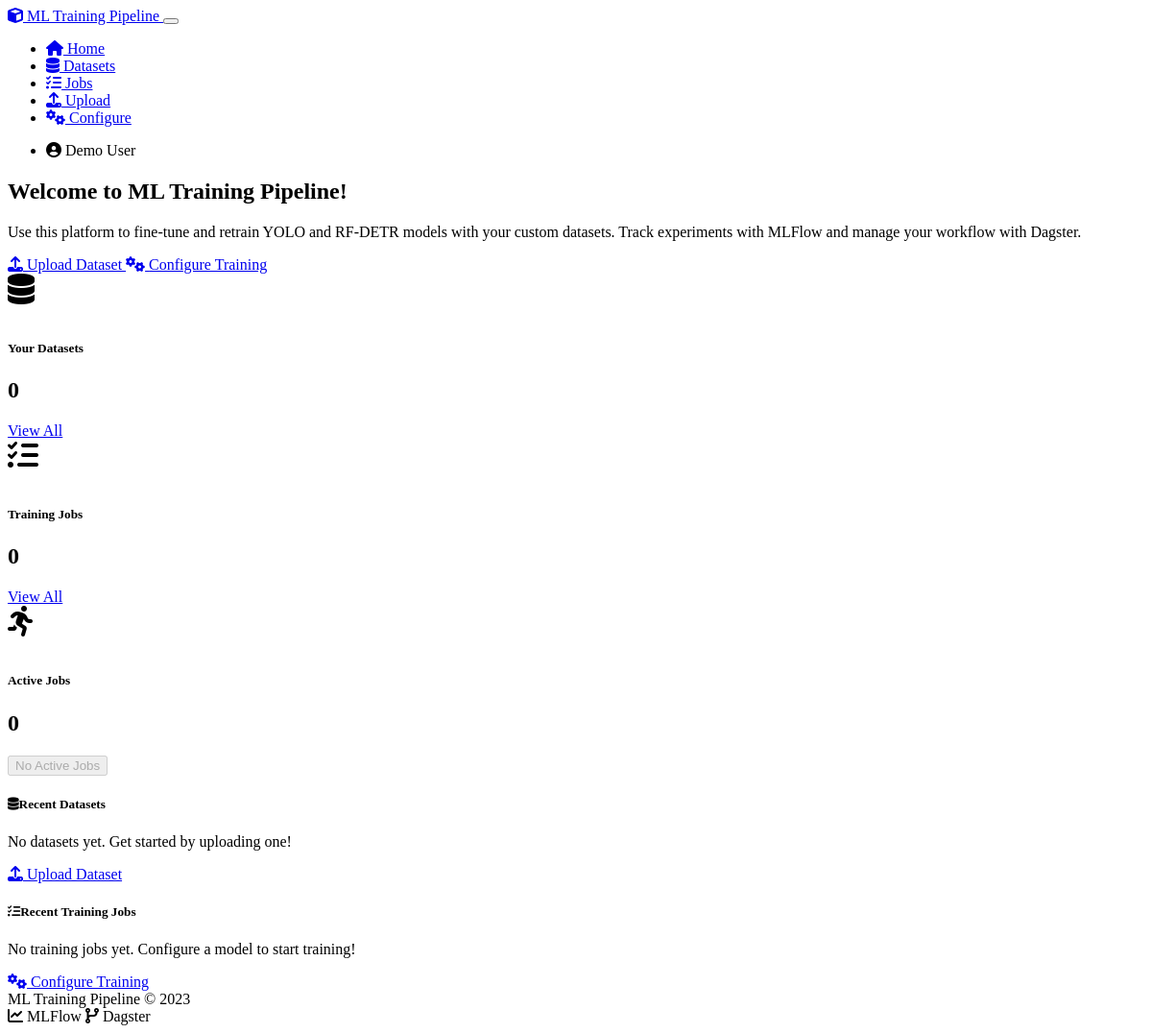
Before: / with the older database file.
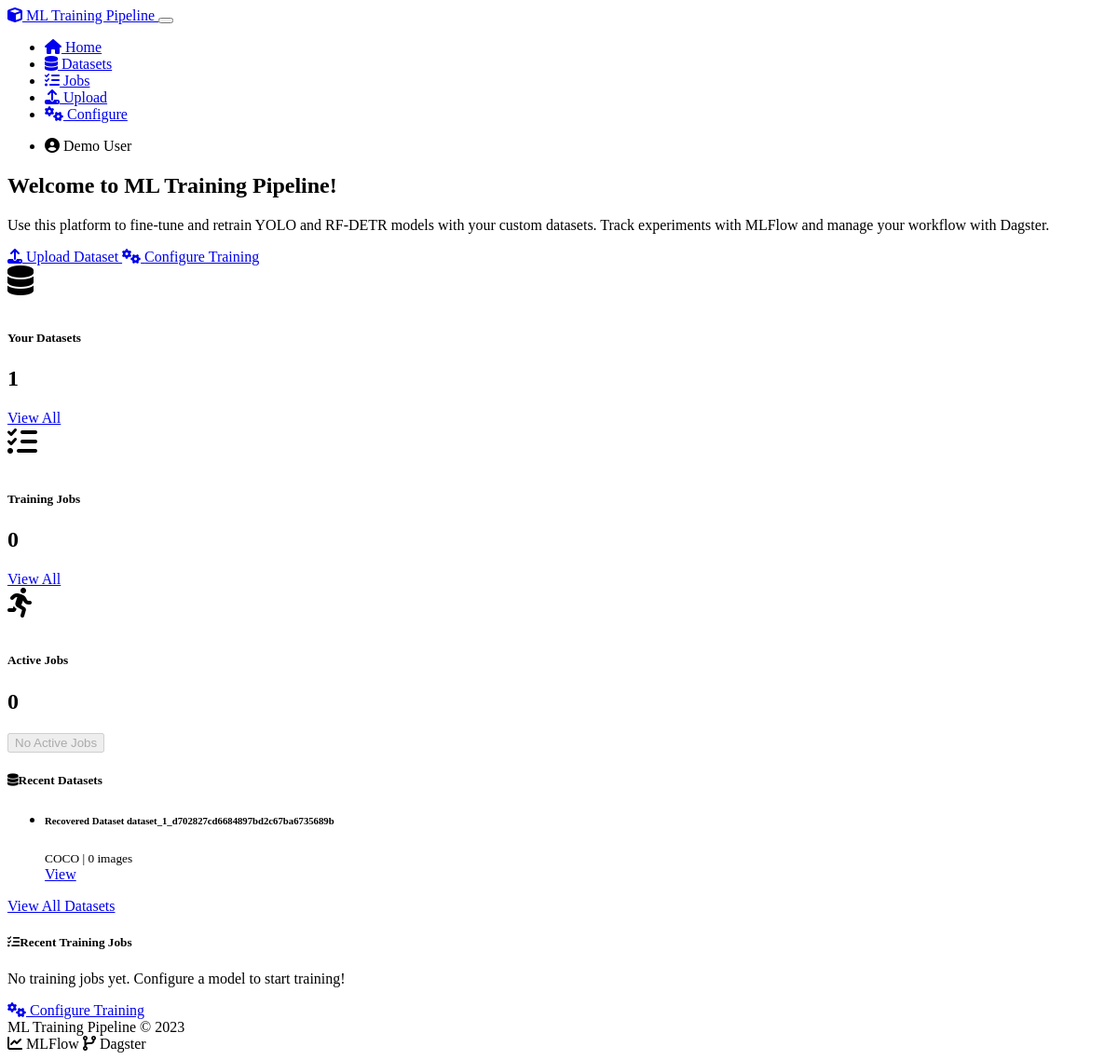
After: the same page with the newer database file.
### models.py (models this page shows, shortened)
class Dataset(db.Model):
    id = db.Column(db.Integer, primary_key=True)
    name = db.Column(db.String(120), nullable=False)
    description = db.Column(db.Text)
    data_path = db.Column(db.String(256), nullable=False)
    format_type = db.Column(db.String(20), nullable=False)  # COCO, YOLO, VOC, etc.
    class_names = db.Column(db.Text)  # JSON-serialized list of class names
    image_count = db.Column(db.Integer, default=0)
    created_at = db.Column(db.DateTime, default=datetime.utcnow)
    user_id = db.Column(db.Integer, db.ForeignKey('user.id'), nullable=False)
    training_jobs = db.relationship('TrainingJob', backref='dataset', lazy='dynamic')

### routes.py (the view)
    @app.route('/')
    def index():
        user_id = ensure_default_user()
        recent_datasets = Dataset.query.filter_by(user_id=user_id).order_by(Dataset.created_at.desc()).limit(5).all()
        recent_jobs = TrainingJob.query.filter_by(user_id=user_id).order_by(TrainingJob.created_at.desc()).limit(5).all()
        active_jobs = TrainingJob.query.filter(
            TrainingJob.user_id == user_id,
            TrainingJob.status.in_(['pending', 'running'])
        ).all()
        return render_template('index.html',
                            recent_datasets=recent_datasets,
                            recent_jobs=recent_jobs,
                            active_jobs=active_jobs)

### routes.py (called while the page is built, shortened)
def ensure_default_user():
    default_user = User.query.filter_by(id=1).first()
    return default_user.id

### templates/index.html (shortened to what this page needs)
{% extends "layout.html" %}
{% block content %}
    <div class="row mb-4">
        <div class="col-md-12">
            <div class="card bg-dark">
                <div class="card-body">
                    <h2 class="card-title">Welcome to ML Training Pipeline!</h2>
                    <p class="card-text">
                        Use this platform to fine-tune and retrain YOLO and RF-DETR models with your custom datasets.
                        Track experiments with MLFlow and manage your workflow with Dagster.
                    </p>
                    <div class="d-flex gap-2">
                        <a href="{{ url_for('upload_dataset') }}" class="btn btn-primary">
                            <i class="fas fa-upload me-1"></i> Upload Dataset
                        </a>
                        <a href="{{ url_for('configure_training') }}" class="btn btn-secondary">
                            <i class="fas fa-cogs me-1"></i> Configure Training
                        </a>
                    </div>
                </div>
            </div>
        </div>
    </div>
    <div class="row mb-4">
        <div class="col-md-4">
            <div class="card h-100">
                <div class="card-body text-center">
                    <i class="fas fa-database feature-icon text-primary"></i>
                    <h5 class="card-title">Your Datasets</h5>
                    <h2 class="card-text">{{ recent_datasets|length }}</h2>
                    <a href="{{ url_for('list_datasets') }}" class="btn btn-sm btn-outline-secondary">View All</a>
                </div>
            </div>
        </div>
        <div class="col-md-4">
            <div class="card h-100">
                <div class="card-body text-center">
                    <i class="fas fa-tasks feature-icon text-success"></i>
                    <h5 class="card-title">Training Jobs</h5>
                    <h2 class="card-text">{{ recent_jobs|length }}</h2>
                    <a href="{{ url_for('list_jobs') }}" class="btn btn-sm btn-outline-secondary">View All</a>
                </div>
            </div>
        </div>
        <div class="col-md-4">
            <div class="card h-100">
                <div class="card-body text-center">
                    <i class="fas fa-running feature-icon text-warning"></i>
                    <h5 class="card-title">Active Jobs</h5>
                    <h2 class="card-text">{{ active_jobs|length }}</h2>
                    {% if active_jobs %}
                    <a href="{{ url_for('monitor_training', job_id=active_jobs[0].id) }}" class="btn btn-sm btn-outline-warning">Monitor</a>
                    {% else %}
                    <button class="btn btn-sm btn-outline-secondary" disabled>No Active Jobs</button>
                    {% endif %}
                </div>
            </div>
        </div>
    </div>
    <div class="row">
        <div class="col-md-6">
            <div class="card">
                <div class="card-header">
                    <h5 class="mb-0"><i class="fas fa-database me-2"></i>Recent Datasets</h5>
                </div>
                <div class="card-body p-0">
                    {% if recent_datasets %}
                    <ul class="list-group list-group-flush">
                        {% for dataset in recent_datasets %}
                        <li class="list-group-item d-flex justify-content-between align-items-center">
                            <div>
                                <h6 class="mb-0">{{ dataset.name }}</h6>
                                <small class="text-muted">{{ dataset.format_type.upper() }} | {{ dataset.image_count }} images</small>
                            </div>
                            <a href="{{ url_for('view_dataset', dataset_id=dataset.id) }}" class="btn btn-sm btn-outline-primary">
                                View
                            </a>
                        </li>
                        {% endfor %}
                    </ul>
                    {% else %}
                    <div class="text-center p-4">
                        <p class="mb-0">No datasets yet. Get started by uploading one!</p>
                        <a href="{{ url_for('upload_dataset') }}" class="btn btn-primary mt-2">
                            <i class="fas fa-upload me-1"></i> Upload Dataset
                        </a>
                    </div>
                    {% endif %}
                </div>
                {% if recent_datasets %}
                <div class="card-footer text-center">
                    <a href="{{ url_for('list_datasets') }}" class="btn btn-sm btn-outline-primary">View All Datasets</a>
                </div>
                {% endif %}
            </div>
        </div>
        <div class="col-md-6">
            <div class="card">
                <div class="card-header">
                    <h5 class="mb-0"><i class="fas fa-tasks me-2"></i>Recent Training Jobs</h5>
                </div>
                <div class="card-body p-0">
                    {% if recent_jobs %}
                    <ul class="list-group list-group-flush">
                        {% for job in recent_jobs %}
                        <li class="list-group-item d-flex justify-content-between align-items-center">
                            <div>
                                <h6 class="mb-0">{{ job.job_name }}</h6>
                                <small class="text-muted">
                                    {{ job.model_type.upper() }} {{ job.model_variant }} |
                                    <span class="badge bg-{% if job.status == 'completed' %}success{% elif job.status == 'failed' %}danger{% elif job.status == 'running' %}primary{% else %}secondary{% endif %}">
                                        {{ job.status }}
                                    </span>
                                </small>
                            </div>
                            <div>
                                {% if job.status == 'running' or job.status == 'pending' %}
                                <a href="{{ url_for('monitor_training', job_id=job.id) }}" class="btn btn-sm btn-outline-primary">
                                    Monitor
                                </a>
                                {% elif job.status == 'completed' %}
                                <a href="{{ url_for('training_results', job_id=job.id) }}" class="btn btn-sm btn-outline-success">
                                    Results
                                </a>
                                {% else %}
                                <a href="{{ url_for('monitor_training', job_id=job.id) }}" class="btn btn-sm btn-outline-secondary">
                                    Details
                                </a>
                                {% endif %}
                            </div>
                        </li>
                        {% endfor %}
                    </ul>
                    {% else %}
                    <div class="text-center p-4">
                        <p class="mb-0">No training jobs yet. Configure a model to start training!</p>
                        <a href="{{ url_for('configure_training') }}" class="btn btn-primary mt-2">
                            <i class="fas fa-cogs me-1"></i> Configure Training
                        </a>
                    </div>
                    {% endif %}
                </div>
            </div>
        </div>
    </div>
{% endblock %}

### templates/layout.html (shortened to what this page needs)
<!DOCTYPE html>
<html lang="en" data-bs-theme="dark">
<head>
    <link rel="stylesheet" href="https://cdn.replit.com/agent/bootstrap-agent-dark-theme.min.css">
    <link rel="stylesheet" href="https://cdnjs.cloudflare.com/ajax/libs/font-awesome/6.4.0/css/all.min.css">
    <link rel="stylesheet" href="{{ url_for('static', filename='css/custom.css') }}">
</head>
<body>
    <nav class="navbar navbar-expand-lg navbar-dark bg-dark">
        <div class="container">
            <a class="navbar-brand" href="{{ url_for('index') }}">
                <i class="fas fa-cube me-2"></i>
                ML Training Pipeline
            </a>
            <button class="navbar-toggler" type="button" data-bs-toggle="collapse" data-bs-target="#navbarNav" aria-controls="navbarNav" aria-expanded="false" aria-label="Toggle navigation">
            </button>
            <div class="collapse navbar-collapse" id="navbarNav">
                <ul class="navbar-nav me-auto">
                    <li class="nav-item">
                        <a class="nav-link {% if request.path == url_for('index') %}active{% endif %}" href="{{ url_for('index') }}">
                            <i class="fas fa-home me-1"></i> Home
                        </a>
                    </li>
                    <li class="nav-item">
                        <a class="nav-link {% if '/datasets' in request.path %}active{% endif %}" href="{{ url_for('list_datasets') }}">
                            <i class="fas fa-database me-1"></i> Datasets
                        </a>
                    </li>
                    <li class="nav-item">
                        <a class="nav-link {% if '/jobs' in request.path %}active{% endif %}" href="{{ url_for('list_jobs') }}">
                            <i class="fas fa-tasks me-1"></i> Jobs
                        </a>
                    </li>
                    <li class="nav-item">
                        <a class="nav-link {% if '/upload' in request.path %}active{% endif %}" href="{{ url_for('upload_dataset') }}">
                            <i class="fas fa-upload me-1"></i> Upload
                        </a>
                    </li>
                    <li class="nav-item">
                        <a class="nav-link {% if '/configure' in request.path %}active{% endif %}" href="{{ url_for('configure_training') }}">
                            <i class="fas fa-cogs me-1"></i> Configure
                        </a>
                    </li>
                </ul>
                <ul class="navbar-nav">
                    <li class="nav-item">
                        <span class="nav-link">
                            <i class="fas fa-user-circle me-1"></i> Demo User
                        </span>
                    </li>
                </ul>
            </div>
        </div>
    </nav>
    <div class="container mt-4">
        {% block content %}{% endblock %}
    </div>
    <footer class="footer mt-5 py-3 bg-dark">
        <div class="container">
            <div class="d-flex justify-content-between align-items-center">
                <span class="text-muted">ML Training Pipeline © 2023</span>
                <div>
                    <span class="text-muted me-3">
                        <i class="fas fa-chart-line me-1"></i> MLFlow
                    </span>
                    <span class="text-muted">
                        <i class="fas fa-code-branch me-1"></i> Dagster
                    </span>
                </div>
            </div>
        </div>
    </footer>
</body>
</html>

### static/css/custom.css (style rules this page uses)
.feature-icon { font-size: 2rem; margin-bottom: 1rem; }

Changed rows visible on the page:
added Dataset: name "Recovered Dataset dataset_1_d702827cd6684897bd2c67ba6735689b", format_type "COCO", image_count "0"
Other visible differences:
{{ recent_datasets|length }}: "0" → "1"
text no longer shown: "No datasets yet. Get started by uploading one! Upload Dataset"
text now shown: "View All Datasets"
